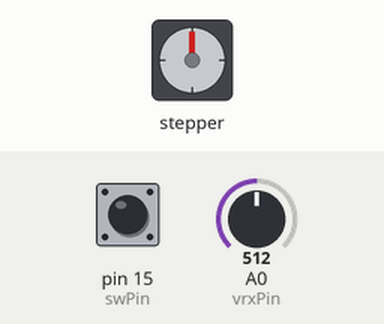
This sketch was run on a simulated Arduino Uno, built with avr-gcc and run on an emulated ATmega328P. Shown: stepper motor. The test bench sets the inputs (shaded band); at power-on: A0 (vrxPin) = 512, pin 15 (swPin) LOW. Stepper angles assume 2048 steps per turn.

Above: at 1.2 s.
1.3 s: A0 (vrxPin) set to 490
At 1.8 s:
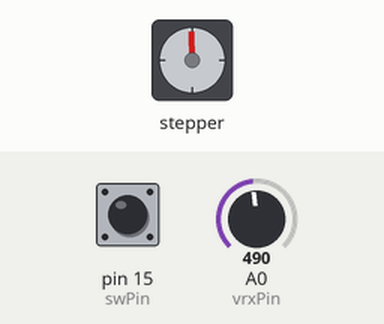
4.3 s: A0 (vrxPin) set to 306
7.3 s: A0 (vrxPin) set to 122
At 7.74 s:
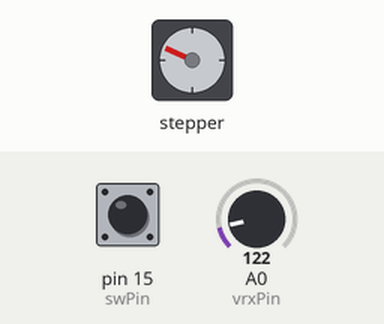
Timing chart, 0 to 22.3 s (numbered marks = the images above; inputs shaded):
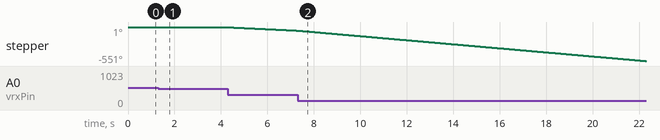

The sketch:

joystickFocuser.ino
```cpp
// (licence header left out)
// include Arduino stepper motor library
#include <Stepper.h>

// define number of steps per revolution
#define STEPS 32

// define stepper motor control pins
#define IN1  10
#define IN2  11
#define IN3  12
#define IN4  13

// initialize stepper library
Stepper stepper(STEPS, IN4, IN2, IN3, IN1);

// vrxPin pot output is connected to Arduino A0
#define vrxPin  A0
#define swPin  15

//Change state detecion variables
int buttonState = 0;         // current state of the button
int lastButtonState = 0;     // previous state of the button
bool halfSpeed = false;

void setup()
{
  pinMode(swPin, INPUT);
}

void loop()
{
  //Change state detecion for full speed or half speed
  buttonState = digitalRead(swPin);
  if (buttonState != lastButtonState) {
    //Serial.print (halfSpeed);
    if (buttonState == LOW) {
      if (halfSpeed == false) {
        halfSpeed = true;
      }
      else {
        halfSpeed = false;
      }
      delay(50);
    }
  }
  lastButtonState = buttonState;
  // read analog value from the potentiometer
  int val = analogRead(vrxPin);

  // if the joystic is in the middle ===> stop the motor
  if (  (val > 500) && (val < 523) )
  {
    digitalWrite(IN1, LOW);
    digitalWrite(IN2, LOW);
    digitalWrite(IN3, LOW);
    digitalWrite(IN4, LOW);
  }

  else
  {
    // move the motor in the first direction
    while (val >= 523)
    {
      //half speed if halfSpeed bool
      if (halfSpeed == true) {
        int halfVal = (val - 523) / 2;
        val = val - halfVal;
      }
      // map the speed between 5 and 500 rpm
      int speed_ = map(val, 523, 1023, 5, 500);
      // set motor speed
      stepper.setSpeed(speed_);
      // move the motor (1 step)
      stepper.step(1);

      val = analogRead(vrxPin);
    }

    // move the motor in the other direction
    while (val <= 500)
    {
      if (halfSpeed == true) {
        int halfVal = (val - 500) / 2;
        val = val - halfVal;
      }
      // map the speed between 5 and 500 rpm
      int speed_ = map(val, 500, 0, 5, 500);
      // set motor speed
      stepper.setSpeed(speed_);

      // move the motor (1 step)
      stepper.step(-1);

      val = analogRead(vrxPin);
    }
  }
}
```
